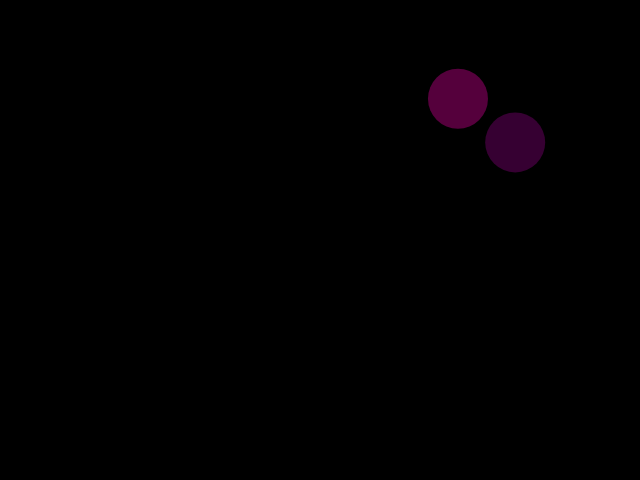
Frame 1 (no input)
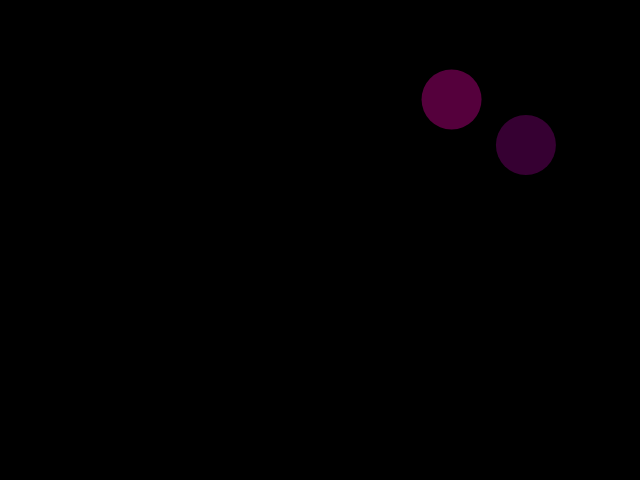
Frame 60 (no input)
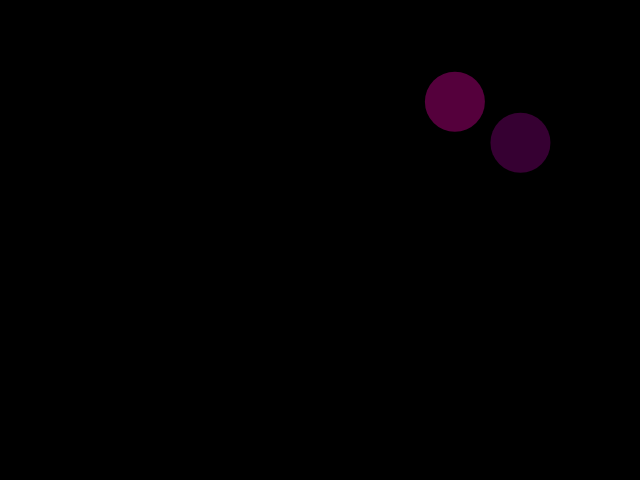
Frame 120 (the mouse pressed at the canvas centre since frame 60)

The p5.js sketch that drew these frames (run headless with seeded random() and noise() and a simulated clock; from frame 60 on, the mouse is pressed at the canvas centre):

// p5.js sketch
// ── sketch.js
var cells = [];

function setup() {
    createCanvas(640, 480);
    cells.push(new Cell());
    cells.push(new Cell());
}

function draw() {
    background(0);
    for (var i = 0; i < cells.length; i++) {
        cells[i].move();
        cells[i].show();
    }
}

function mousePressed() {
    for (var i = cells.length - 1; i >= 0; i--) {
        if (cells[i].clicked(mouseX, mouseY)) {
            cells.push(cells[i].mitosis());
            cells.push(cells[i].mitosis());
            cells.splice(i, 1);
        }
    }
}
// ── cell.js
function Cell(pos, r, c) {
    if (pos) {
        this.pos = pos.copy();
    }
    else {
        this.pos = createVector(random(width), random(height));
    }
    this.r = r || 60;
    this.c = c || color(random(100, 255), 0, random(100, 255), 100);
    this.clicked = function (x, y) {
        var d = dist(this.pos.x, this.pos.y, x, y);
        if (d < this.r) {
            return true;
        }
        else {
            return false;
        }
    }
    this.mitosis = function () {
        //this.pos.x += random(-this.r, this.r);
        var cell = new Cell(this.pos, this.r * 0.8, this.c);
        return cell;
    }
    this.move = function () {
        var vel = p5.Vector.random2D();
        this.pos.add(vel);
    }
    this.show = function () {
        noStroke();
        fill(this.c);
        ellipse(this.pos.x, this.pos.y, this.r, this.r)
    }
}
